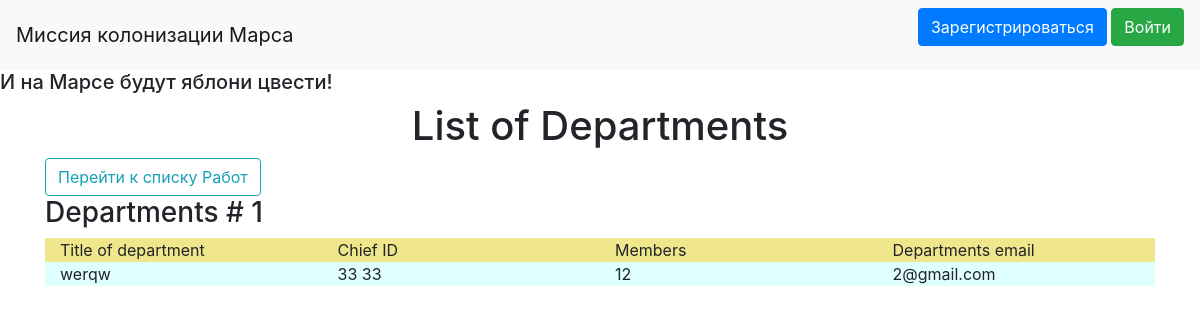
The page /departments on the database its author committed.
### departments.py (models this page shows)
class Department(SqlAlchemyBase):
    __tablename__ = 'department'
    id = sqlalchemy.Column(sqlalchemy.Integer,
                           primary_key=True, autoincrement=True)
    user_add = sqlalchemy.Column(sqlalchemy.Integer)
    title = sqlalchemy.Column(sqlalchemy.String, nullable=True)
    chief = sqlalchemy.Column(sqlalchemy.ForeignKey("users.id"))
    members = sqlalchemy.Column(sqlalchemy.String, nullable=True)
    email = sqlalchemy.Column(sqlalchemy.String, nullable=True)
    user = orm.relation('User')

### users.py (models this page shows, shortened)
class User(SqlAlchemyBase, UserMixin):
    __tablename__ = 'users'
    id = sqlalchemy.Column(sqlalchemy.Integer,
                           primary_key=True, autoincrement=True)
    surname = sqlalchemy.Column(sqlalchemy.String, nullable=True)
    name = sqlalchemy.Column(sqlalchemy.String, nullable=True)
    age = sqlalchemy.Column(sqlalchemy.Integer, nullable=True)
    position = sqlalchemy.Column(sqlalchemy.String, nullable=True)
    speciality = sqlalchemy.Column(sqlalchemy.String, nullable=True)
    address = sqlalchemy.Column(sqlalchemy.String, nullable=True)
    email = sqlalchemy.Column(sqlalchemy.String,
                              index=True, unique=True, nullable=True)
    hashed_password = sqlalchemy.Column(sqlalchemy.String, nullable=True)
    modified_date = sqlalchemy.Column(sqlalchemy.DateTime,
                                      default=datetime.datetime.now)
    jobs = orm.relation("Jobs", back_populates='user')
    departments = orm.relation('Department', back_populates='user')

### main.py (the view)
@app.route("/departments")
def index_dep():
    db_sess = db_session.create_session()
    dep = db_sess.query(Department).all()
    return render_template("index_dep.html", dep=dep)

### db_session.py (called while the page is built)
def create_session() -> Session:
    global __factory
    return __factory()

### templates/index_dep.html (shortened to what this page needs)
{% extends "base.html" %}
{% block content %}
<h1 align="center">List of Departments</h1>
<div><a href="/" class="btn btn-outline-info">Перейти к списку Работ</a></div>
{% for item in dep%}
<h3>Departments # {{ item.id }}</h3>
<div class="container">
  <div class="row" style="background-color:Khaki">
    <div class="col-sm">
      Title of department
    </div>
    <div class="col-sm">
      Chief ID
    </div>
      <div class="col-sm">
      Members
    </div>
    <div class="col-sm">
      Departments email
    </div>
  </div>
    <div class="row" style="background-color:LightCyan">
    <div class="col-sm">
      {{ item.title }}
    </div>
    <div class="col-sm">
      {{ item.user.surname }} {{ item.user.name }}
    </div>
    <div class="col-sm">
      {{ item.members }}
    </div>
      <div class="col-sm">
      {{ item.email }}
    </div>
</div>
{% endfor %}
{% endblock %}

### rows shown on the page
Department: id "1", title "werqw", user.surname "33", user.name "33", members "12", email "2@gmail.com"
